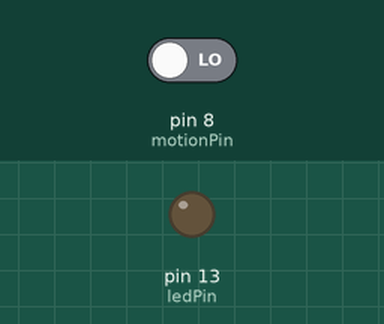
Recording of a sketch running on a simulated Arduino Uno, built with avr-gcc and run on an emulated ATmega328P. Shown: output pins drawn as LEDs (lit = HIGH). Inputs (shaded band) come from the test bench; at power-on: pin 8 (motionPin) LOW.

Above: at 1.2 s.
1.3 s: pin 8 (motionPin) driven HIGH
At 2.3 s:
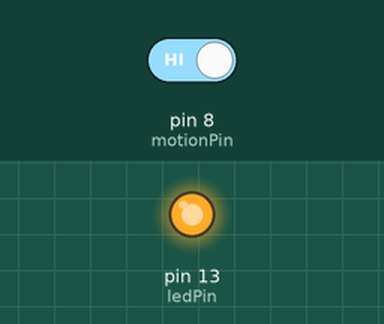
2.8 s: pin 8 (motionPin) driven LOW
At 3.4 s:
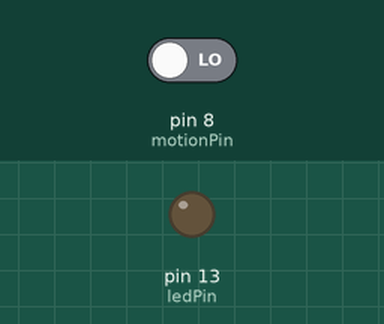
Timing chart, 0 to 5.8 s (numbered marks = the images above; inputs shaded):
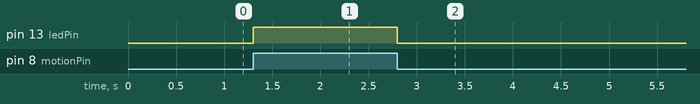

Measured:
- after the input at 1.3 s, pin 13 (ledPin): LOW → HIGH at once
- after the input at 2.8 s, pin 13 (ledPin): HIGH → LOW at once

The sketch:

54-senzor-kretanja.ino
```cpp
int ledPin = 13;
int motionPin = 8;

void setup()
{
  pinMode(ledPin, OUTPUT);
  pinMode(motionPin, INPUT);
}

void loop()
{
  int val = digitalRead(motionPin);
  digitalWrite(ledPin, val);
}
```
